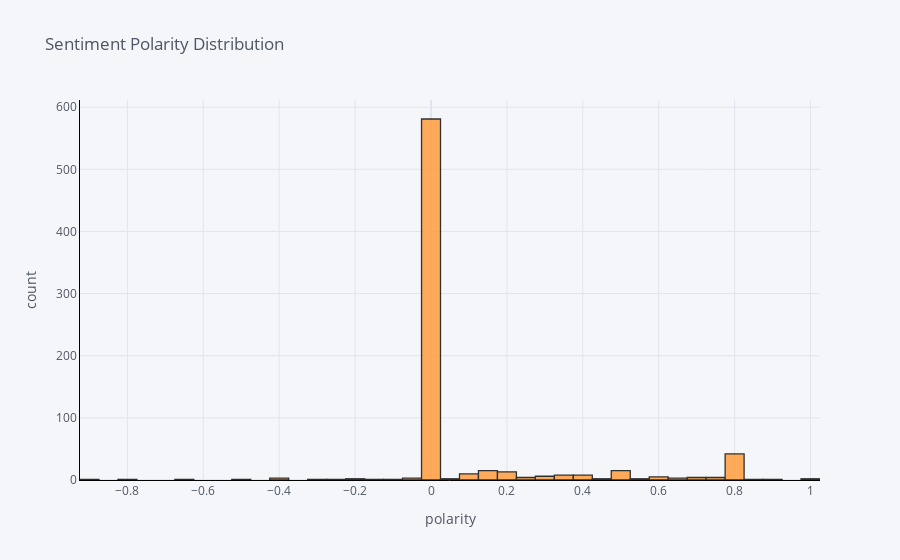

The code cell stored with this chart in its notebook:
### Code cell
df['sentiment'].iplot(
    kind='hist',
    bins=50,
    xTitle='polarity',
    linecolor='black',
    yTitle='count',
    title='Sentiment Polarity Distribution')

### Figure 1 — Plotly figure (JSON) as saved in the notebook; plotly's stock layout.template omitted (floating-point values rounded to 4 significant figures; data arrays with more than 128 entries replaced by an {"elided": "..."} marker saying what was removed)
{"data": [{"histfunc": "count", "histnorm": "", "marker": {"color": "rgba(255, 153, 51, 1.0)", "line": {"color": "#000000", "width": 1.3}}, "name": "sentiment", "nbinsx": 50, "opacity": 0.8, "orientation": "v", "type": "histogram", "x": {"elided": "744 float values"}}], "layout": {"barmode": "overlay", "legend": {"bgcolor": "#F5F6F9", "font": {"color": "#4D5663"}}, "paper_bgcolor": "#F5F6F9", "plot_bgcolor": "#F5F6F9", "title": {"font": {"color": "#4D5663"}, "text": "Sentiment Polarity Distribution"}, "xaxis": {"gridcolor": "#E1E5ED", "linecolor": "black", "showgrid": true, "tickfont": {"color": "#4D5663"}, "title": {"font": {"color": "#4D5663"}, "text": "polarity"}, "zerolinecolor": "#E1E5ED"}, "yaxis": {"gridcolor": "#E1E5ED", "linecolor": "black", "showgrid": true, "tickfont": {"color": "#4D5663"}, "title": {"font": {"color": "#4D5663"}, "text": "count"}, "zerolinecolor": "#E1E5ED"}}}
